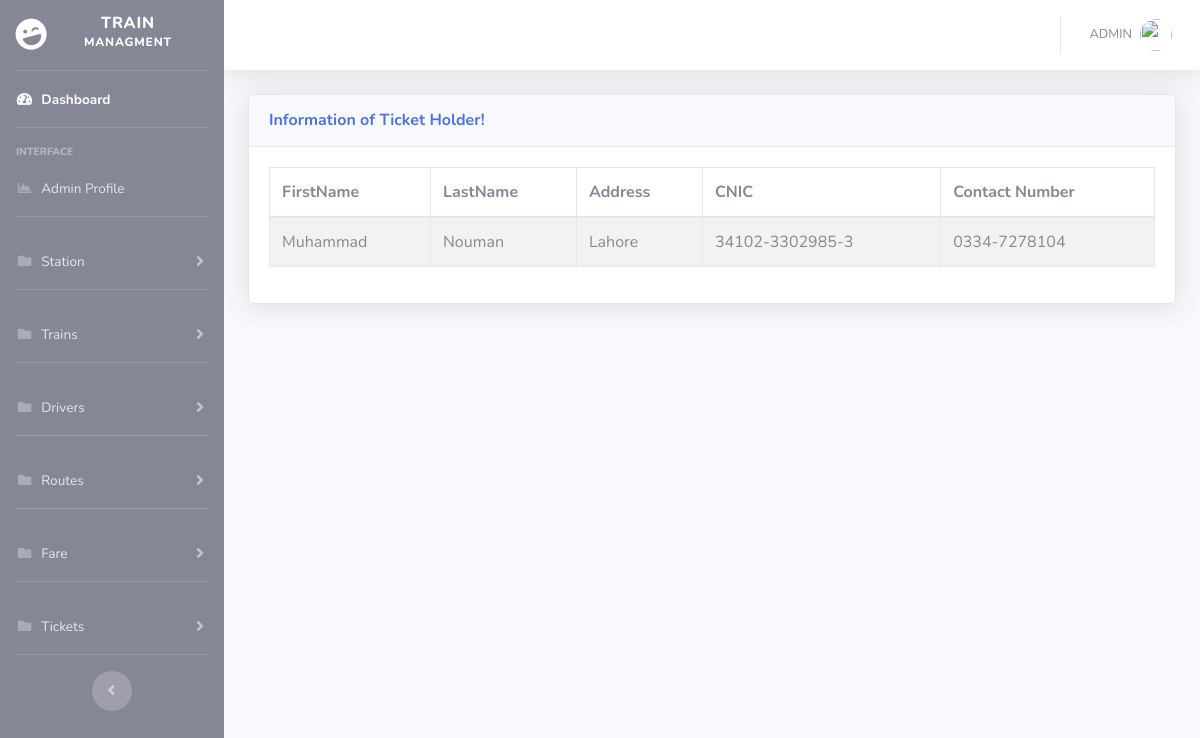
Screenshot of /viewtickets.php (signed in) with the database file from the repository.
### tables this page shows
CREATE TABLE `ticket` (
  `FirstName` text NOT NULL,
  `LastName` text NOT NULL,
  `address` varchar(50) NOT NULL,
  `cnic` varchar(20) NOT NULL,
  `contactnumber` varchar(20) NOT NULL,
  `fid` varchar(10) NOT NULL
);

### viewtickets.php (the view, shortened to what this page needs)
<?php
include('includes/header.php');
include('includes/navbar.php');
?>
<div class="container-fluid">
  <div class="card shadow mb-4">
    <div class="card-header py-3">
      <h6 class="m-0 font-weight-bold text-primary">Information of Ticket Holder!
      </h6>
    </div>
    <div class="card-body">
      <div class="table-responsive">
        <?php
        $servername = "localhost";
        $username = "root";
        $password = "";
        $dbname = "finalproject";
        try {
          $conn = new PDO("mysql:host=$servername;dbname=$dbname", $username, $password);
          $conn->setAttribute(PDO::ATTR_ERRMODE, PDO::ERRMODE_EXCEPTION);
          $conn->setAttribute(PDO::ATTR_ERRMODE, PDO::ERRMODE_EXCEPTION);
          $stmt = $conn->prepare("SELECT * FROM `ticket`");
          $stmt->execute();
        } catch (PDOException $e) {
          echo "Error: " . $e->getMessage();
        }
        ?>
        <table class="table table-bordered table-striped" id="dataTable" width="100%" cellspacing="0">
          <thead>
            <tr>
              <th> FirstName </th>
              <th> LastName </th>
              <th> Address </th>
              <th> CNIC</th>
              <th> Contact Number </th>
            </tr>
          </thead>
          <tbody>
            <?php
            foreach ($stmt->fetchAll() as $k => $row) {
            ?>
              <tr>
                <td><?php echo $row['FirstName']; ?></td>
                <td><?php echo $row['LastName']; ?></td>
                <td><?php echo $row['address']; ?></td>
                <td><?php echo $row['cnic']; ?></td>
                <td><?php echo $row['contactnumber']; ?></td>
              </tr>
            <?php
            }
            ?>
          </tbody>
        </table>
      </div>
    </div>
  </div>
</div>

### rows the page displays
ticket: FirstName "Muhammad", LastName "Nouman", address "Lahore", cnic "34102-3302985-3", contactnumber "0334-7278104"
